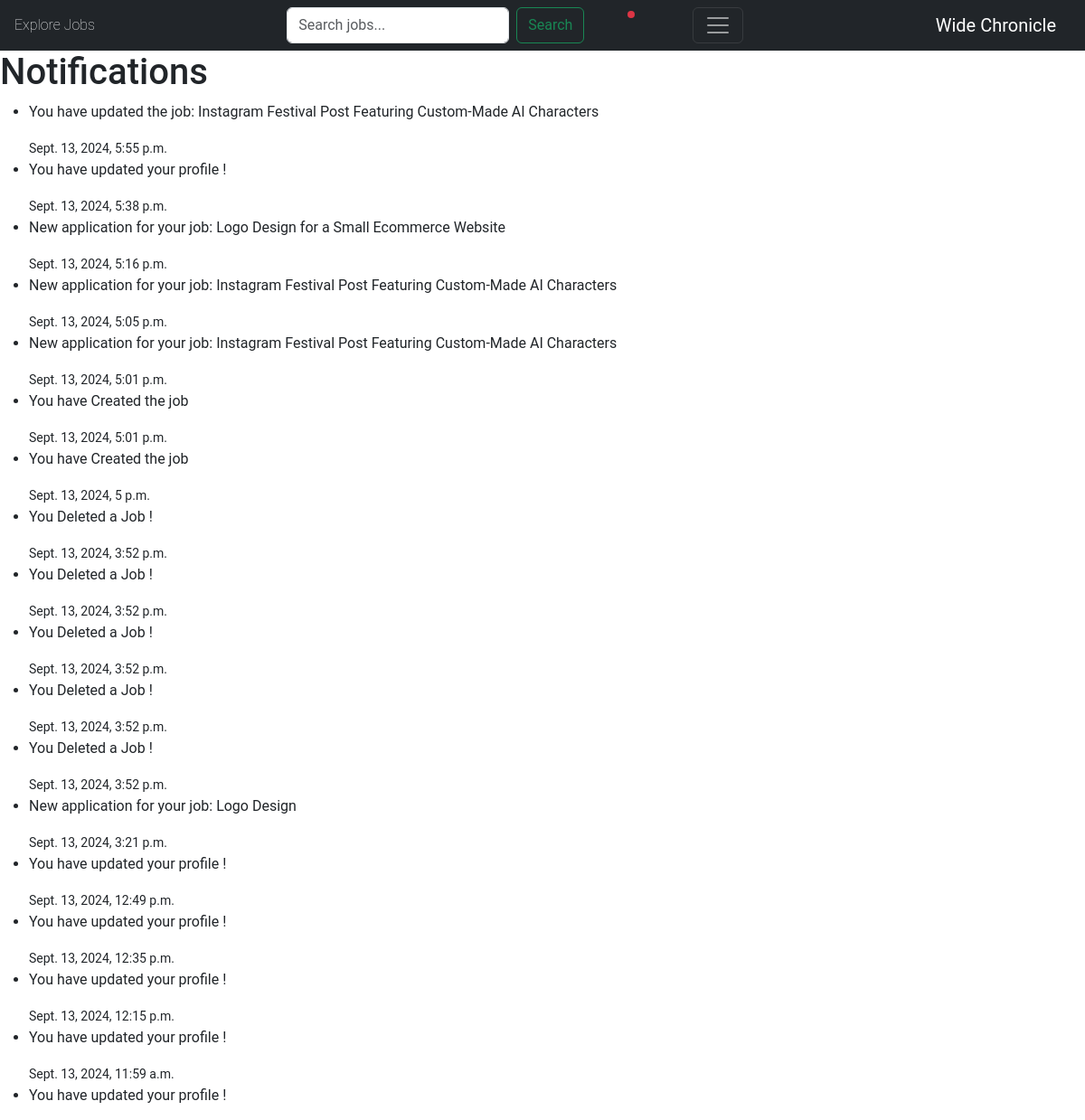
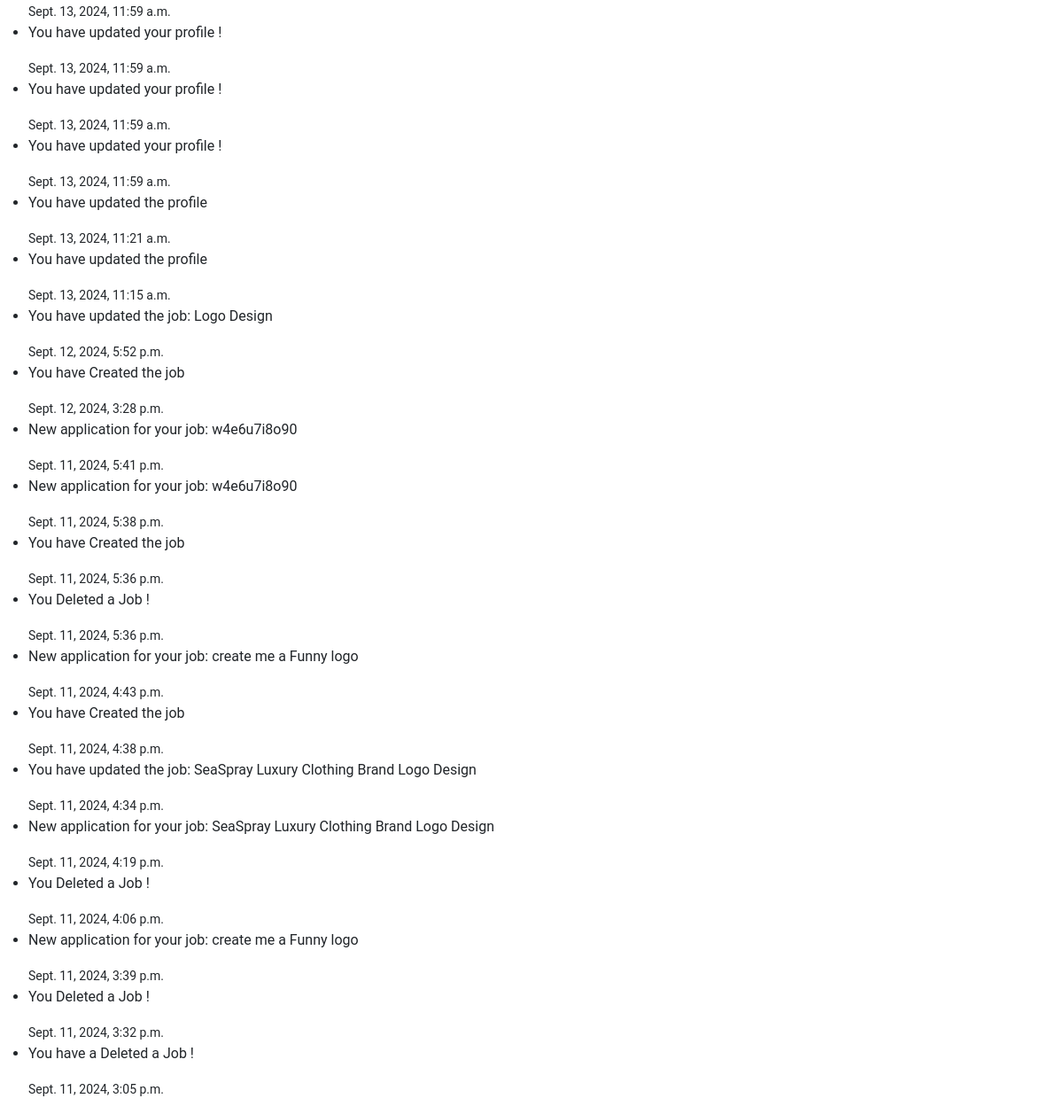
The app's page /notifications/ (signed in) with its own data (2 pictures, top to bottom).
### jobs/models.py (models this page shows, shortened)
class Notification(models.Model):
    user = models.ForeignKey(User, on_delete=models.CASCADE)
    message = models.TextField()
    timestamp = models.DateTimeField(auto_now_add=True)
    is_read = models.BooleanField(default=False)
    class Meta:
        ordering = ['-timestamp']

### jobs/views.py (the view)
# urls.py: path('notifications/', notifications_view, name='notifications'),
def notifications_view(request):
    notifications = Notification.objects.filter(user=request.user,)
    context = {'notifications': notifications}
    if notifications:
        mark_notifications_as_read(request)
    return render(request, 'jobs/notifications.html', context)

### accounts/models.py (called while the page is built)
    def role(self):
        if hasattr(self, 'seller'):
            return 'Seller'
        elif hasattr(self, 'buyer'):
            return 'Buyer'
        else:
            return None

    def name(user):
        if hasattr(user, 'seller'):
            return user.seller.name
        elif hasattr(user, 'buyer'):
            return user.buyer.name

    def profile_pic(user):
        if hasattr(user, 'seller'):
            return user.seller.profile_pic.url
        elif hasattr(user, 'buyer'):
            return user.buyer.profile_pic.url
        return user.profile_pic

### jobs/context_processors.py (called while the page is built)
def unread_notifications(request):
    if request.user.is_authenticated:
        unread_count = Notification.objects.filter(user=request.user, is_read=False).count()
    else:
        unread_count = 0
    return {
        'unread_notifications_count': unread_count
    }

### jobs/views.py (called while the page is built)
def mark_notifications_as_read(request):
    notifications = Notification.objects.filter(user=request.user, is_read=False)
    notifications.update(is_read=True)

### jobs/templates/jobs/notifications.html
{% extends 'jobs/_base.html' %}
{% block content %}
<h1>Notifications</h1>
<ul>
    {% for notification in notifications %}
        <li>
            <p>{{ notification.message }}</p>
            <small>{{ notification.timestamp }}</small>
        </li>
    {% empty %}
        <li>No new notifications.</li>
    {% endfor %}
</ul>
{% endblock %}

### jobs/static/css/main.css (style rules this page uses)
:root { --default-font: "Roboto", system-ui, -apple-system, "Segoe UI", Roboto, "Helvetica Neue", Arial, "Noto Sans", "Liberation Sans", sans-serif, "Apple Color Emoji", "Segoe UI Emoji", "Segoe UI Symbol", "Noto Color Emoji"; --heading-font: "Poppins", sans-serif; --nav-font: "Poppins", sans-serif; }
:root { --background-color: #ffffff; --default-color: #212529; --heading-color: #001973; --accent-color: #0d42ff; --surface-color: #ffffff; --contrast-color: #ffffff; }
:root { --nav-color: rgba(255, 255, 255, 0.6); --nav-hover-color: #ffffff; --nav-mobile-background-color: #ffffff; --nav-dropdown-background-color: #ffffff; --nav-dropdown-color: #212529; --nav-dropdown-hover-color: #0d42ff; }
:root { scroll-behavior: smooth; }
body { color: var(--default-color); background-color: var(--background-color); font-family: var(--default-font); }

### records on screen
Notification: message "You have updated the job: Instagram Festival Post Featuring Custom-Made AI Characters", timestamp "Sept. 13, 2024, 5:55 p.m."
Notification: message "You have updated your profile !", timestamp "Sept. 13, 2024, 5:38 p.m."
Notification: message "New application for your job: Logo Design for a Small Ecommerce Website", timestamp "Sept. 13, 2024, 5:16 p.m."
Notification: message "New application for your job: Instagram Festival Post Featuring Custom-Made AI Characters", timestamp "Sept. 13, 2024, 5:05 p.m."
Notification: message "New application for your job: Instagram Festival Post Featuring Custom-Made AI Characters", timestamp "Sept. 13, 2024, 5:01 p.m."
Notification: message "You have Created the job", timestamp "Sept. 13, 2024, 5:01 p.m."
Notification: message "You have Created the job", timestamp "Sept. 13, 2024, 5 p.m."
Notification: message "You Deleted a Job !", timestamp "Sept. 13, 2024, 3:52 p.m."
Notification: message "You Deleted a Job !", timestamp "Sept. 13, 2024, 3:52 p.m."
Notification: message "You Deleted a Job !", timestamp "Sept. 13, 2024, 3:52 p.m."
Notification: message "You Deleted a Job !", timestamp "Sept. 13, 2024, 3:52 p.m."
Notification: message "You Deleted a Job !", timestamp "Sept. 13, 2024, 3:52 p.m."
Notification: message "New application for your job: Logo Design", timestamp "Sept. 13, 2024, 3:21 p.m."
Notification: message "You have updated your profile !", timestamp "Sept. 13, 2024, 12:49 p.m."
Notification: message "You have updated your profile !", timestamp "Sept. 13, 2024, 12:35 p.m."
Notification: message "You have updated your profile !", timestamp "Sept. 13, 2024, 12:15 p.m."
Notification: message "You have updated your profile !", timestamp "Sept. 13, 2024, 11:59 a.m."
Notification: message "You have updated your profile !", timestamp "Sept. 13, 2024, 11:59 a.m."
Notification: message "You have updated your profile !", timestamp "Sept. 13, 2024, 11:59 a.m."
Notification: message "You have updated your profile !", timestamp "Sept. 13, 2024, 11:59 a.m."
Notification: message "You have updated your profile !", timestamp "Sept. 13, 2024, 11:59 a.m."
Notification: message "You have updated the profile", timestamp "Sept. 13, 2024, 11:21 a.m."
Notification: message "You have updated the profile", timestamp "Sept. 13, 2024, 11:15 a.m."
Notification: message "You have updated the job: Logo Design", timestamp "Sept. 12, 2024, 5:52 p.m."
Notification: message "You have Created the job", timestamp "Sept. 12, 2024, 3:28 p.m."
Notification: message "New application for your job: w4e6u7i8o90", timestamp "Sept. 11, 2024, 5:41 p.m."
Notification: message "New application for your job: w4e6u7i8o90", timestamp "Sept. 11, 2024, 5:38 p.m."
Notification: message "You have Created the job", timestamp "Sept. 11, 2024, 5:36 p.m."
Notification: message "You Deleted a Job !", timestamp "Sept. 11, 2024, 5:36 p.m."
Notification: message "New application for your job: create me a Funny logo", timestamp "Sept. 11, 2024, 4:43 p.m."
Notification: message "You have Created the job", timestamp "Sept. 11, 2024, 4:38 p.m."
Notification: message "You have updated the job: SeaSpray Luxury Clothing Brand Logo Design", timestamp "Sept. 11, 2024, 4:34 p.m."
Notification: message "New application for your job: SeaSpray Luxury Clothing Brand Logo Design", timestamp "Sept. 11, 2024, 4:19 p.m."
Notification: message "You Deleted a Job !", timestamp "Sept. 11, 2024, 4:06 p.m."
Notification: message "New application for your job: create me a Funny logo", timestamp "Sept. 11, 2024, 3:39 p.m."
Notification: message "You Deleted a Job !", timestamp "Sept. 11, 2024, 3:32 p.m."
Notification: message "You have a Deleted a Job !", timestamp "Sept. 11, 2024, 3:05 p.m."
